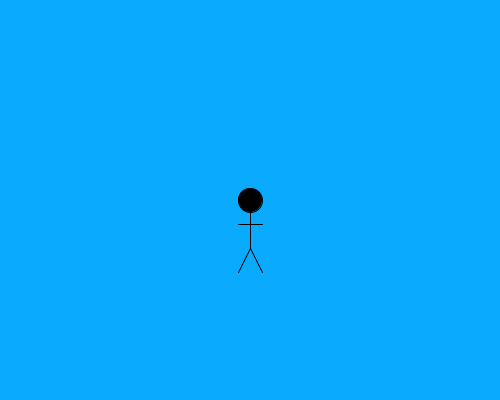
Frame 1 (no input)
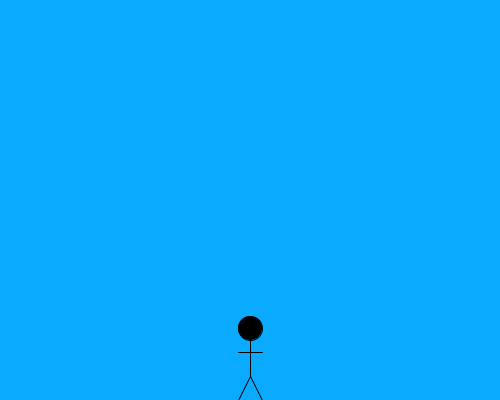
Frame 60 (the mouse pressed at the canvas centre just before this capture)
Frame 120 (the mouse held since frame 60 and released just before this capture): identical to frame 60, image omitted

The Processing sketch that drew these frames (run headless with seeded random() and noise(); from frame 60 on, the mouse is pressed at the canvas centre):

// Processing sketch: Side_Scroller
// ── Side_Scroller.pde
class Player {
  int x, y, vy, vx, bodyHeight = 72;
  int scale = 2;
  boolean jumping;

  void setScale(int s) {
    scale = s;
  }

  Player(int x_, int y_) {
    x = x_;
    y = y_;
    vy = 0;
    jumping = false;
  }

  void drawPlayer() {
    translate(x, y);
    float headDiameter = 12 * scale;
    fill(0);
    ellipse(0, 0, headDiameter, headDiameter);
    line(0, 0, 0, (0 + headDiameter) * 2);
    line(0 - headDiameter * 1/2, 0 + headDiameter, 0 + headDiameter * 1/2, 0 + headDiameter);
    line(0, 0 + headDiameter * 2, 0 + (headDiameter * 1/2), (0 + bodyHeight));
    line(0, 0 + headDiameter * 2, 0 - (headDiameter * 1/2), (0 + bodyHeight));
  }



  void move() {
    int moveSize = 3;
    if (keyCode == UP) {
      if (!jumping) {
        jumping = true;
        vy = 20;
      }
    }
    else if (keyCode == RIGHT) {
      vx = moveSize;
    }
    else if (keyCode == LEFT) {
      vx = -moveSize;
    }
    x += vx;
    y -= vy;
    vy -= 1;
    if (y >= height - bodyHeight) {
      vy = 0;
      y = height - bodyHeight;
      jumping = false;
    }
  }
}

// ── setup.pde
Player player;

void setup() {
  size(500, 400);
  player = new Player(width/2, height/2);
}

void draw() {
  background(10, 170, 255);
  player.move();
  player.drawPlayer();
}
